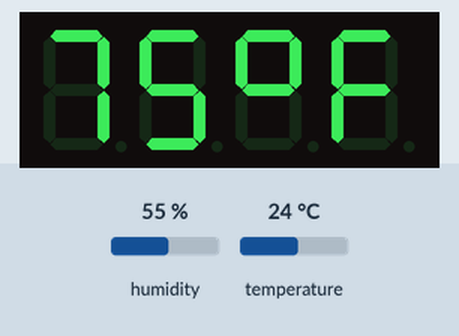
Recording of a sketch running on a simulated Arduino Uno, built with avr-gcc and run on an emulated ATmega328P. Shown: 4-digit seven-segment display. The test bench sets the inputs (shaded band); at power-on: temperature 24 °C, humidity 55 %. What the sketch prints to the serial monitor is not drawn.

Above: at 1.2 s.
At 2.9 s:
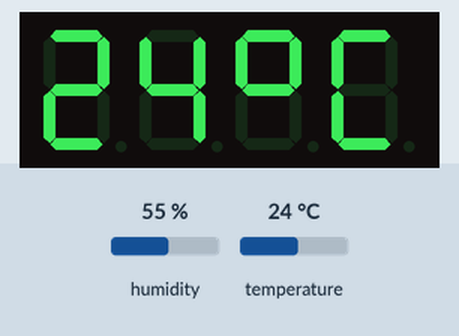
3.0 s: temperature set to 12 °C
At 6.1 s:
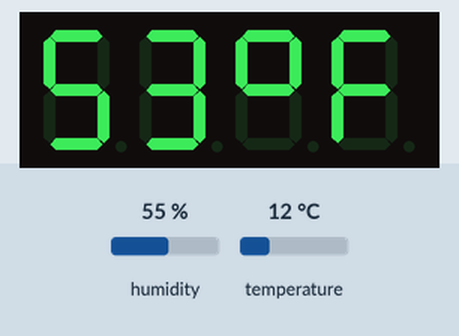
6.7 s: temperature set to 19 °C
At 8.7 s:
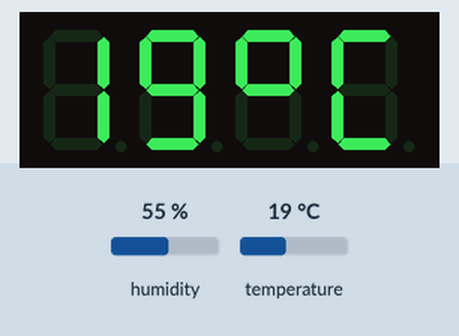
10.9 s: temperature set to 28 °C
At 13.2 s:
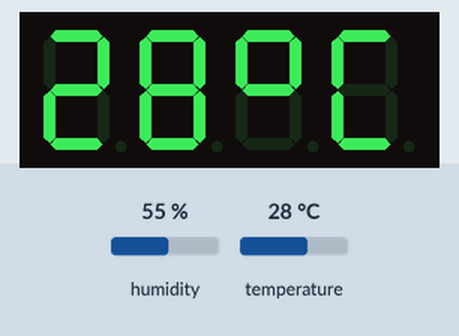
Timing chart, 0 to 14.7 s (numbered marks = the images above; inputs shaded):
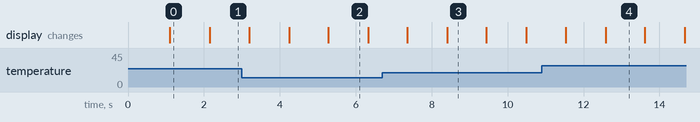

The sketch:

temperature-display-in-seven-segment-display.ino
```cpp
//Tech Trends Shameer
//Display Temperature in Seven Segment Display

#include <TM1637Display.h>
#include <Adafruit_Sensor.h>
#include <DHT.h>

// Define the connections pins
#define CLK 2
#define DIO 3
#define DHTPIN 6

// Create variable
int temperature_celsius;
int temperature_fahrenheit;

// Create °C symbol
const uint8_t celsius[] = {
  SEG_A | SEG_B | SEG_F | SEG_G,  // Circle
  SEG_A | SEG_D | SEG_E | SEG_F   // C
};

// Create °F symbol
const uint8_t fahrenheit[] = {
  SEG_A | SEG_B | SEG_F | SEG_G,  // Circle
  SEG_A | SEG_E | SEG_F | SEG_G   // F
};

#define DHTTYPE DHT11   // DHT 11
//#define DHTTYPE DHT11   // DHT 22  (AM2302)

// Create display object of type TM1637Display
TM1637Display display = TM1637Display(CLK, DIO);

// Create dht object of type DHT:
DHT dht = DHT(DHTPIN, DHTTYPE);

void setup() {

  Serial.begin(9600);
  // Set the display brightness (0-7)
  display.setBrightness(5);

  // Clear the display
  display.clear();

  // Setup sensor
  dht.begin();
}

void loop() {
  // Read the temperature as Celsius and Fahrenheit
  temperature_celsius = dht.readTemperature();
  temperature_fahrenheit = dht.readTemperature(true);
  Serial.print(temperature_celsius);
  Serial.print(temperature_fahrenheit);
  // Display the temperature in celsius format
  display.showNumberDec(temperature_celsius, false, 2, 0);
  display.setSegments(celsius, 2, 2);
  delay(1000);

  // Display the temperature in fahrenheit format
  display.showNumberDec(temperature_fahrenheit, false, 2, 0);
  display.setSegments(fahrenheit, 2, 2);
  delay(1000);
}
```

Measured:
- after the input at 3.0 s, the display: first differs from a run without the input after 1.2 s (image 2 shows a later state)
- after the input at 6.7 s, the display: first differs from a run without the input after 1.7 s (image 3)
- after the input at 10.9 s, the display: first differs from a run without the input after 1.7 s (image 4)
- what the display in image 0 shows lasts 1.1 s, from 1.1 s to 2.2 s
- what the display in image 3 shows lasts 1.0 s, from 8.4 s to 9.4 s
